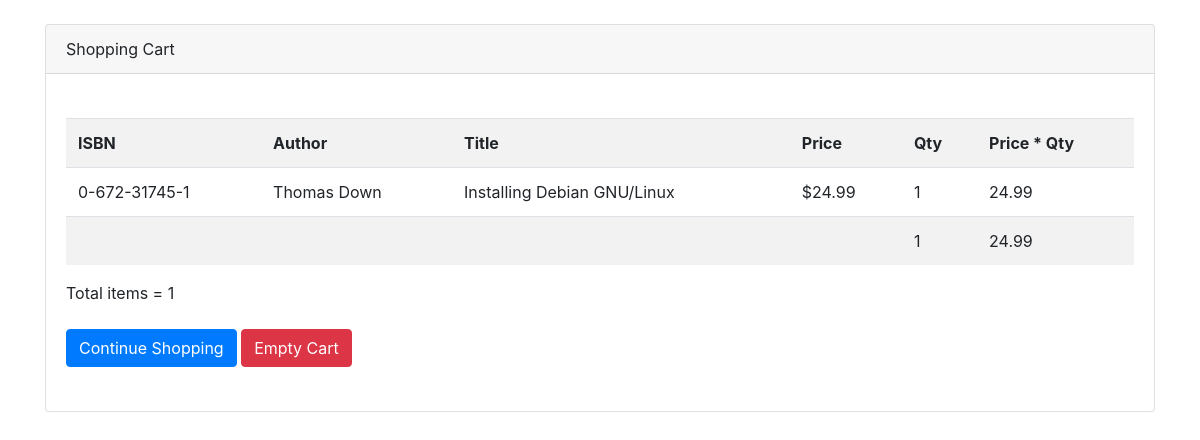
The page /cart/show_cart.php?id=0-672-31745-1 on the database its author committed.
### tables this page shows
CREATE TABLE IF NOT EXISTS `books` (
  `isbn` varchar(13) NOT NULL,
  `author` varchar(50) DEFAULT NULL,
  `title` varchar(100) DEFAULT NULL,
  `price` float(4,2) DEFAULT NULL,
  PRIMARY KEY (`isbn`)
);

### cart/show_cart.php (the view, shortened to what this page needs)
<?php
$id = $_GET['id'];
?>
<br>
<div class="card">
<div class="card-header">Shopping Cart</div>
<div class="card-body">
<br>
<table class="table table-striped">
    <tr>
		<th>ISBN</th>
		<th>Author</th>
        <th>Title</th>
		<th>Price</th>
		<th>Qty</th>
		<th>Price * Qty</th>
	</tr>
<?php
require_once('../lib/db_login.php');
$sum_qty = 0;
$sum_price = 0;
if (is_array($_SESSION['cart'])){
	foreach ($_SESSION['cart'] as $id => $qty){
		$query = " SELECT * FROM books WHERE isbn='".$id."'";
		$result = $db->query($query);
		while ($row = $result->fetch_object()){
			echo '<tr>';
			echo '<td>'.$row->isbn.'</td>';
			echo '<td>'.$row->author.'</td> ';
			echo '<td>'.$row->title.'</td> ';
			echo '<td> $'.$row->price.'</td>';
			echo '<td>'.$qty.'</td>';
			echo '<td>'.$row->price * $qty.'</td>';
			echo '</tr>';
			$sum_qty = $sum_qty + $qty;
			$sum_price = $sum_price + ($row->price * $qty);
		}
	}
	echo'<tr><td></td><td></td><td></td><td></td><td>'.$sum_qty.'</td><td>'.$sum_price.'</td></tr>';
}else{
	echo '<tr><td colspan="6" align="center">There is no item in shopping cart</td></tr>';
}
?>
</table>
Total items = <?php echo $sum_qty; ?><br><br>
<a class="btn btn-primary" href="view_books.php">Continue Shopping</a>
<a class="btn btn-danger" href="delete_cart.php">Empty Cart</a><br /><br />
</div>
</div>

### rows shown on the page
books: isbn "0-672-31745-1", author "Thomas Down", title "Installing Debian GNU/Linux", price "24.99", qty "1", $row->price*$qty "24.99"

### other values the page prints
$sum_qty "1"
$sum_price "24.99"
